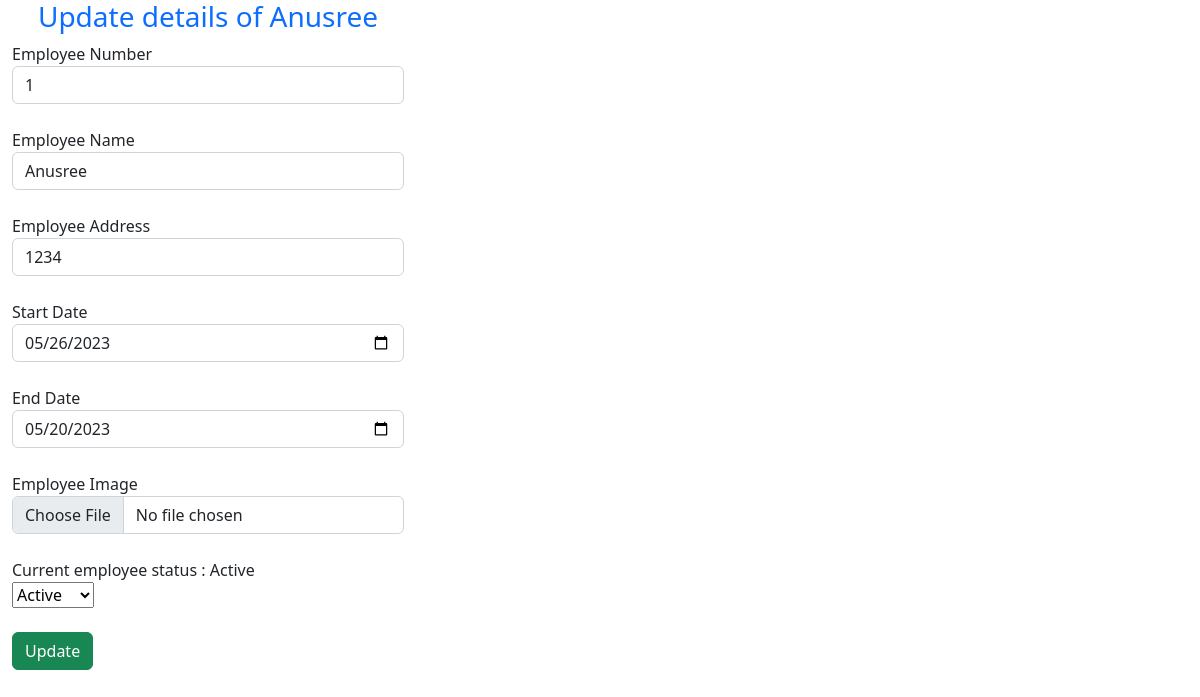
The app's page /emp/updateData/11 (signed in) with its own data.
### Employee/models.py (models this page shows)
class Datas(models.Model):
    Emp_no = models.IntegerField(default="")
    Name = models.CharField(max_length=20,default="")
    Address = models.CharField(max_length=50,default="")
    Emp_start_date = models.DateField(max_length=20,default="", blank=True)
    Emp_end_date = models.DateField(max_length=20,default="")
    Image = models.ImageField(upload_to=filepath,null=True, blank=True)
    Status= models.CharField(max_length=20,default="")

### Employee/views.py (the view, shortened to what this page needs)
# urls.py: path('updateData/<int:id>',updateData,name="updateData"),
@login_required
def updateData(request,id):   #127.0.0.1:8000/updateData
    mydata=Datas.objects.get(id=id)
    return render(request,'update.html',{'data':mydata})

### Employee/templates/update.html (shortened to what this page needs)
<html>
    <head>
        {% load static %}
        <link rel="stylesheet" href="{% static 'bootstrap/css/bootstrap.min.css' %}">
  <link rel="stylesheet" href="https://cdn.jsdelivr.net/npm/bootstrap@5.2.3/dist/css/bootstrap.min.css">
    </head>
    <body>
        <div class="container-fluid" >
            <div class="col-md-offset-4 col-md-4">
                <form action="" method="POST" autocomplete="off">
                <h3 class="page-header text-primary text-center"> Update details of {{data.Name}}</h3>
                <div class="form-group">
                    <label>Employee Number</label>
                    <input type="number" class="form-control" value="{{data.Emp_no}}" name="emp_no">
                </div><br>
                <div class="form-group">
                    <label>Employee Name</label>
                    <input type="text" class="form-control" value="{{data.Name}}" name="name">
                </div><br>
                <div class="form-group">
                    <label>Employee Address</label>
                    <input type="text" class="form-control" value="{{data.Address}}" name="address">
                </div><br>
                <div class="form-group">
                    <label>Start Date</label>
                    <input type="date" class="form-control" value="{{data.Emp_start_date|date:"Y-m-d"}}" name="emp_start_date">
                </div><br>
                <div class="form-group">
                    <label>End Date</label>
                    <input type="date" class="form-control" value="{{data.Emp_end_date|date:"Y-m-d"}}" name="emp_end_date">
                </div><br>
                <div class="form-group">
                    <label>Employee Image</label>
                    <input type="file" class="form-control" required name="image">
                </div><br>
                <div class="form-group">
                    <label>Current employee status : {{data.Status}}</label><br>
                    <select name="status" id="status">
                        <option value="Active">Active</option>
                    </select>
                </div><br>
                <div class="form-group">
                    <input type="submit" value="Update" class="btn btn-success">
                </div>
            </form>
            </div>
        </div>
    </body>
</html>

### records on screen
Datas: emp_no "1", name "Anusree", address "1234", emp_start_date "05/26/2023", emp_end_date "05/20/2023", Status "Active"
